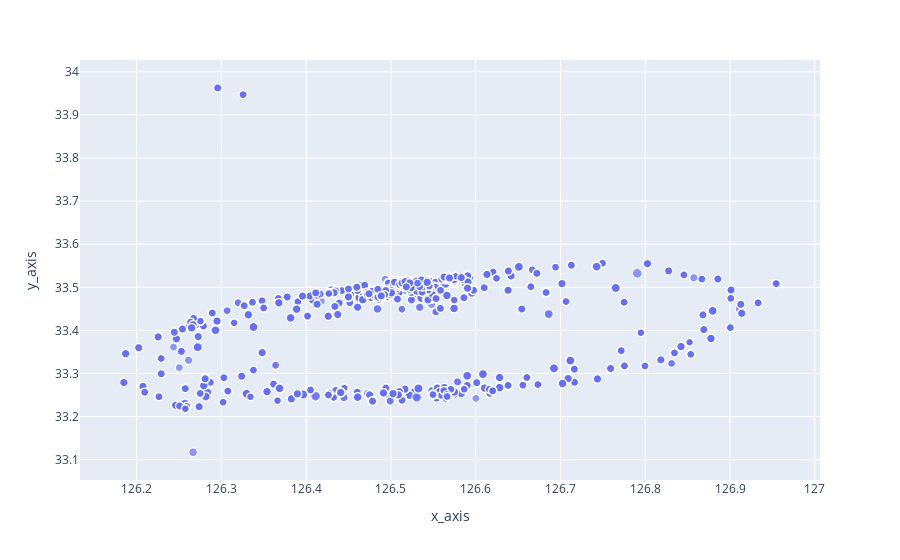

The cell this chart's notebook holds for it:
### Code cell
# 등급별 지도에 표시
scatter_a = px.scatter(data[data['job_level']=='a'], x = "x_axis", y = "y_axis", size='job_points', size_max = 10)
scatter_a.show()

### Figure 1 — Plotly figure (JSON) as saved in the notebook; plotly's stock layout.template omitted (floating-point values rounded to 4 significant figures; data arrays with more than 128 entries replaced by an {"elided": "..."} marker saying what was removed)
{"data": [{"hovertemplate": "x_axis=%{x}<br>y_axis=%{y}<br>job_points=%{marker.size}<extra></extra>", "legendgroup": "", "marker": {"color": "#636efa", "size": {"elided": "2602 float values"}, "sizemode": "area", "sizeref": 0.7308, "symbol": "circle"}, "mode": "markers", "name": "", "showlegend": false, "type": "scattergl", "x": {"elided": "2602 float values"}, "xaxis": "x", "y": {"elided": "2602 float values"}, "yaxis": "y"}], "layout": {"legend": {"itemsizing": "constant", "tracegroupgap": 0}, "margin": {"t": 60}, "xaxis": {"anchor": "y", "domain": [0, 1], "title": {"text": "x_axis"}}, "yaxis": {"anchor": "x", "domain": [0, 1], "title": {"text": "y_axis"}}}}
